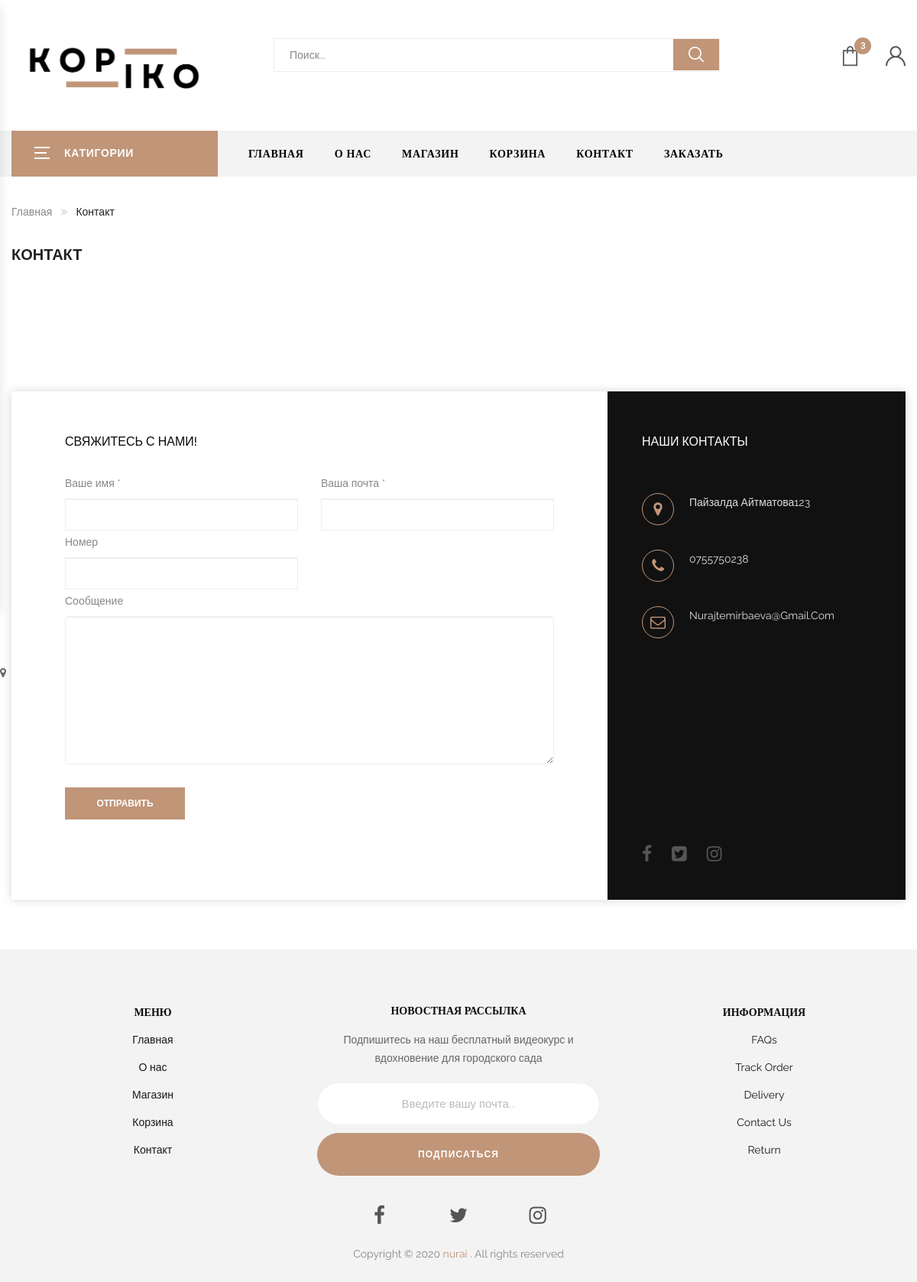
Page /contact/ on the committed database.
### apps/settings/models.py (models this page shows, shortened)
class Setting(models.Model):
    title = models.CharField(
        max_length=100,
        verbose_name="Название сайта"
    )
    description = models.TextField(
        max_length=400,
        verbose_name="Описание",
        blank=True, null=True
    )
    logo = models.ImageField(
        upload_to='logo/',
        verbose_name="Логотип",
        blank=True, null=True
    )
    email = models.EmailField(
        verbose_name="Почта",
        blank=True, null=True
    )
    phone = models.CharField(
        max_length=100,
        verbose_name="Номер телефона",
        blank=True, null=True
    )
    schedule = models.CharField(
        max_length = 250,
        verbose_name = 'График работы',
        blank=True, null=True
    )
    address = models.CharField(
        max_length=300,
        verbose_name="Адрес",
        blank=True, null=True
    )
    facebook = models.URLField(
        verbose_name="Facebook",
        blank=True, null=True
    )
    instagram = models.URLField(
        verbose_name="Instagram",
        blank=True, null=True
    )
    whatsapp = models.URLField(
        verbose_name="WhatsApp",
        blank=True,
        null=True
    )
    class Meta:
        verbose_name = "Настройка"
        verbose_name_plural = "Настройки"

### apps/settings/views.py (the view, shortened to what this page needs)
# urls.py: path('contact/', contact, name='contact')
def contact(request):
    setting = Setting.objects.latest('id')
    slider = Slider.objects.all()
    service = Service.objects.latest('id')
    about = About.objects.latest('id')
    cart_items = Cart.objects.all()
    cart_items_count = cart_items.count()
    categories = Category.objects.all()
    team = Team.objects.all()
    return render(request, 'base/contact.html', locals())

### templates/base/contact.html (shortened to what this page needs)
{% extends 'include/homepage.html' %}
{% load static %}
{% block content %}
{% include 'include/header.html' %}
<div class="main-content main-content-contact">
    <div class="container">
        <div class="row">
            <div class="col-lg-12">
                <div class="breadcrumb-trail breadcrumbs">
                    <ul class="trail-items breadcrumb">
                        <li class="trail-item trail-begin">
                            <a href="{% url 'index' %}">Главная</a>
                        </li>
                        <li class="trail-item trail-end active">
                            Контакт
                        </li>
                    </ul>
                </div>
            </div>
        </div>
        <div class="row">
            <div class="content-area content-contact col-lg-12 col-md-12 col-sm-12 col-xs-12">
                <div class="site-main">
                    <h3 class="custom_blog_title">Контакт</h3>
                </div>
            </div>
        </div>
    </div>
    <div class="page-main-content">
        <div class="google-map">
            <div class="ysera-google-maps" id="ysera-google-maps" data-hue="" data-lightness="1" data-map-style="2"
                 data-saturation="-99" data-longitude="-73.985130" data-latitude="40.758896" data-pin-icon=""
                 data-zoom="14" data-map-type="ROADMAP"></div>
            <span class="fa fa-map-marker"></span>
        </div>
        <div class="container">
            <div class="row">
                <div class="col-sm-12">
                    <div class="form-contact">
                        <div class="col-lg-8 no-padding">
                            <div class="form-message">
                                <h2 class="title">
                                    Свяжитесь с нами!
                                </h2>
                                <form action="#" method="POST" class="ysera-contact-fom">
                                    <div class="row">
                                        <div class="col-sm-6">
                                            <p>
                                                <span class="form-label">Ваше имя *</span>
                                                <span class="form-control-wrap your-name">
														<input title="your-name" type="text" name="name" size="40"
                                                               class="form-control form-control-name">
													</span>
                                            </p>
                                        </div>
                                        <div class="col-sm-6">
                                            <p>
													<span class="form-label">
														Ваша почта *
													</span>
                                                <span class="form-control-wrap your-email">
														<input title="your-email" type="email" name="email" size="40"
                                                               class="form-control form-control-email">
													</span>
                                            </p>
                                        </div>
                                    </div>
                                    <div class="row">
                                        <div class="col-sm-6">
                                            <p>
                                                <span class="form-label">Номер</span>
                                                <span class="form-control-wrap your-phone">
														<input title="your-phone" type="text" name="phone"
                                                               class="form-control form-control-phone">
													</span>
                                            </p>
                                        </div>
                                    </div>
                                    <p>
											<span class="form-label">
												Сообщение
											</span>
                                        <span class="wpcf7-form-control-wrap your-message">
												<textarea title="your-message" name="message" cols="40" rows="9"
                                                          class="form-control your-textarea"></textarea>
											</span>
                                    </p>
                                    <p>
                                        <input type="submit" name="contact_form" value="Отправить"
                                               class="form-control-submit button-submit">
                                    </p>
                                </form>
                            </div>
                        </div>
                        <div class="col-lg-4 no-padding">
                            <div class="form-contact-information">
                                <form action="#" class="ysera-contact-info">
                                    <h2 class="title">
                                        Наши контакты
                                    </h2>
                                    <div class="info">
                                        <div class="item address">
												<span class="icon">
												</span>
                                            <span class="text">
													{{setting.address}}
												</span>
                                        </div>
                                        <div class="item phone">
												<span class="icon">
												</span>
                                            <span class="text">
													{{setting.phone}}
												</span>
                                        </div>
                                        <div class="item email">
												<span class="icon">
												</span>
                                            <span class="text">
													{{setting.email}}
												</span>
                                        </div>
                                    </div>
                                    <div class="socials">
                                        <a href="#" class="social-item" target="_blank">
												<span class="icon fa fa-facebook">
												</span>
                                        </a>
                                        <a href="#" class="social-item" target="_blank">
												<span class="icon fa fa-twitter-square">
												</span>
                                        </a>
                                        <a href="#" class="social-item" target="_blank">
												<span class="icon fa fa-instagram">
												</span>
                                        </a>
                                    </div>
                                </form>
                            </div>
                        </div>
                    </div>
                </div>
            </div>
        </div>
    </div>
</div>
{% include 'include/footer.html' %}
{% endblock %}

### templates/include/header.html (shortened to what this page needs)
{% load static %}
<header class="header style7">
    <div class="container">
        <div class="main-header">
            <div class="row">
                <div class="col-lg-3 col-sm-4 col-md-3 col-xs-7 col-ts-12 header-element">
                    <div class="logo">
                        <a href="{% url 'index' %}">
                            <img src="{{setting.logo.url}}" alt="img">
                        </a>
                    </div>
                </div>
                <div class="col-lg-7 col-sm-8 col-md-6 col-xs-5 col-ts-12">
                    <div class="block-search-block">
                        <form class="form-search form-search-width-category">
                            <div class="form-content">
                                <div class="inner">
                                    <input type="text" class="input" name="s" value="" placeholder="Поиск...">
                                </div>
                                <button class="btn-search" type="submit">
                                    <span class="icon-search"></span>
                                </button>
                            </div>
                        </form>
                    </div>
                </div>
                <div class="col-lg-2 col-sm-12 col-md-3 col-xs-12 col-ts-12">
                    <div class="header-control">
                        <div class="block-minicart ysera-mini-cart block-header ysera-dropdown">
                            <a href="javascript:void(0);" class="shopcart-icon" data-ysera="ysera-dropdown">
                                <span class="count">
									{{cart_items_count}}
									</span>
                            </a>
                        </div>
                        <div class="block-account block-header ysera-dropdown">
                            <a href="javascript:void(0);" data-ysera="ysera-dropdown">
                                <span class="flaticon-user"></span>
                            </a>
                            </div>
                        </div>
                    </div>
                </div>
            </div>
        </div>
    <div class="header-nav-container">
        <div class="container">
            <div class="header-nav-wapper main-menu-wapper">
                <div class="vertical-wapper block-nav-categori">
                    <div class="block-title">
						<span class="icon-bar">
							<span></span>
							<span></span>
							<span></span>
						</span>
                        <span class="text">Катигории</span>
                    </div>
                </div>
                <div class="header-nav">
                    <div class="container-wapper">
                        <ul class="ysera-clone-mobile-menu ysera-nav main-menu " id="menu-main-menu">
                            <li class="menu-item  menu-item">
                                <a href="{% url 'index' %}" class="ysera-menu-item-title" title="Home">Главная</a>
                            </li>
                            <li class="menu-item">
                                <a href="{% url 'about' %}" class="ysera-menu-item-title" title="About">О нас</a>
                            </li>
                            <li class="menu-item menu-item">
                                <a href="{% url 'product_index' %}" class="ysera-menu-item-title" title="Shop">Магазин</a>
                            </li>
                            <li class="menu-item  menu-item">
                                <a href="{% url 'cart' %}" class="ysera-menu-item-title" title="Cart">Корзина</a>
                            </li>
                            <li class="menu-item  menu-item">
                                <a href="{% url 'contact' %}" class="ysera-menu-item-title" title="Contact">Контакт</a>
                            </li>
                            <li class="menu-item  menu-item">
                                <a href="{% url 'checkout' %}" class="ysera-menu-item-title" title="Checkout">заказать</a>
                            </li>
                        </ul>
                    </div>
                </div>
            </div>
        </div>
    </div>
</header>

### static/assets/css/mobile-menu.css (style rules this page uses)
.ysera-menu-panel li { list-style: none; position: relative; }
.ysera-menu-panel > ul > li { padding: 0 20px; border-bottom: 1px solid #eee; }
.ysera-menu-panel > ul > li > a { display: block; line-height: 50px; color: #000; text-transform: uppercase; }

### rows in the picture
Setting: logo (picture), address "Пайзалда Айтматова123", phone "0755750238", email "Nurajtemirbaeva@gmail.com"

### other values in the picture
{{ cart_items_count }} "3"
